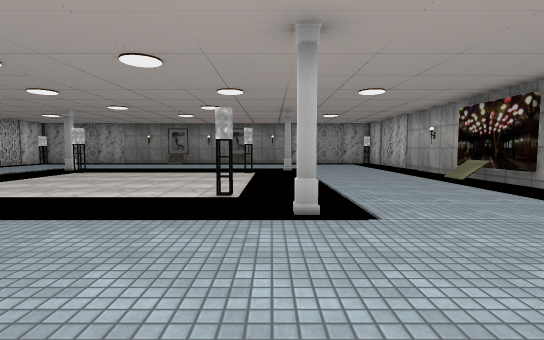
View 1 (above)

12 first-person views from a walk through a scene from a Unity 3-D project. The camera is 1.4 m above the floor, tilts 4° down and sees 85° across. The floor is counted in squares, 2 m on a side. Each view is taken from the middle of a square. On the plan, view 1 faces up. The plan holds only what a view shows up to about 10 squares ahead; the rest is blank. The place goes on beyond the plan. The player is left out. Some surface patterns are stand-ins.

View 2
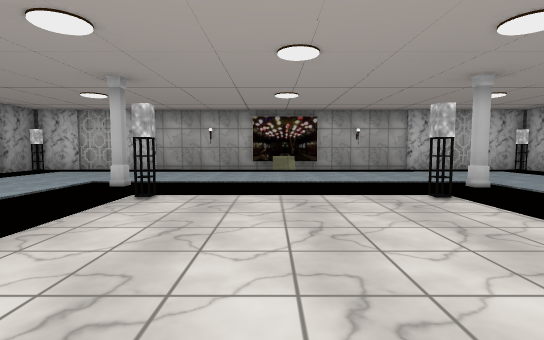

View 3
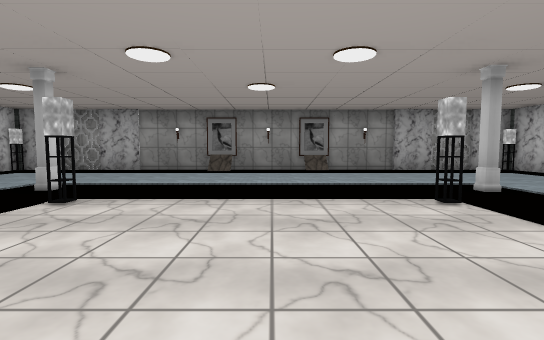

View 4
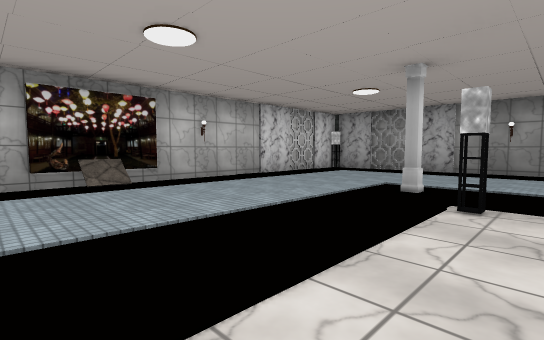

View 5
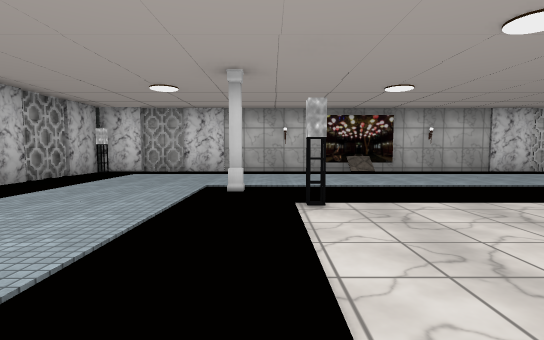

View 6
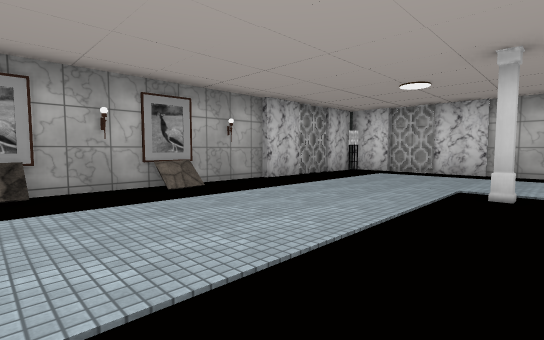

View 7
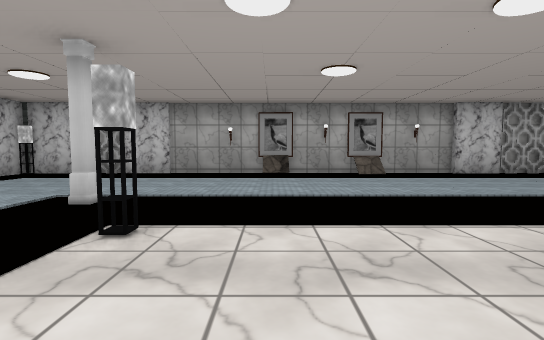

View 8
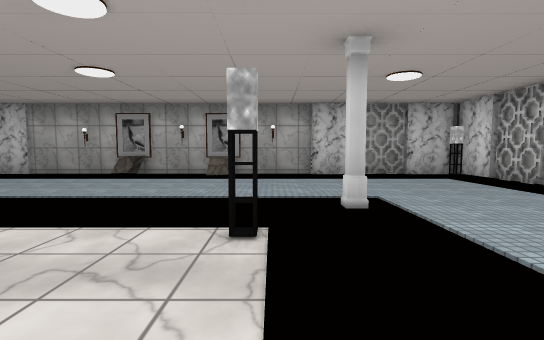

View 9
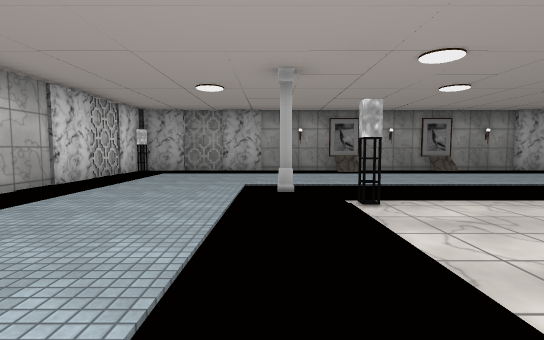

View 10
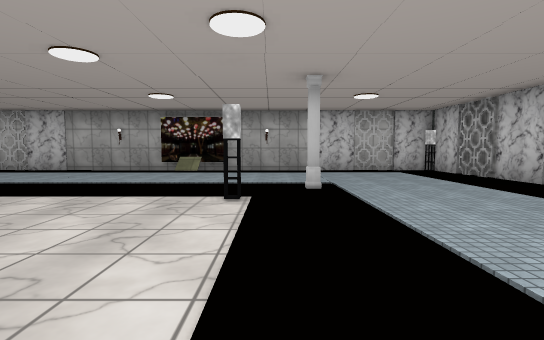

View 11
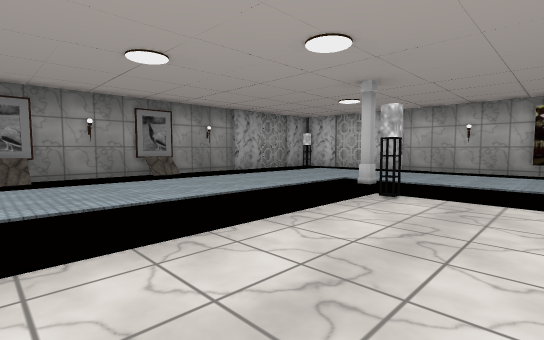

View 12
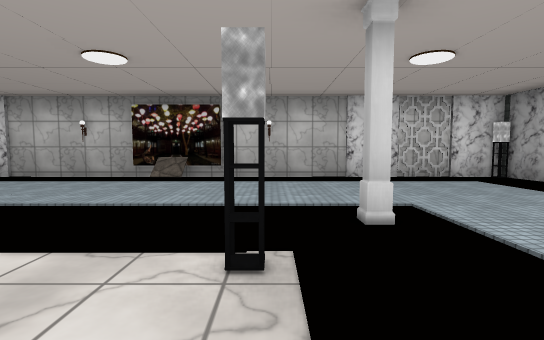

### Floor plan
Key: @ floor where view 1 was taken; # wall or solid block; . floor; / step, stairs or slope; O other object.
Columns run from 12 left of view 1 to 5 right of it. Each row starts with its distance up from view 1.
 15  O################
 14 # ............   #
 13 # ...............#
 12 # ...............#
 11 # ...............#
 10 # ...#      #....#
  9 # ... #....#.....#
  8 # ... ...........#
  7 ##... ...... ....#
  6 #.... ...... ....#
  5 # ....#....#.....#
  4 # ... ...........#
  3 # ...#......#....#
  2 #................#
  1 #................#
  0 ##..........@....#
 -1  O.....#../  ..  O
 -2  ################

Where each view was taken, in squares from view 1:
view 1: 0 up, 0 right, facing up
view 2: 7 up, 5 left, facing right
view 3: 5 up, 3 left, facing up
view 4: 5 up, 5 left, facing up-left
view 5: 4 up, 2 left, facing left
view 6: 4 up, 2 left, facing down-left
view 7: 7 up, 2 left, facing down
view 8: 7 up, 6 left, facing down
view 9: 5 up, 7 left, facing up
view 10: 4 up, 5 left, facing right
view 11: 7 up, 5 left, facing up-right
view 12: 9 up, 4 left, facing left
